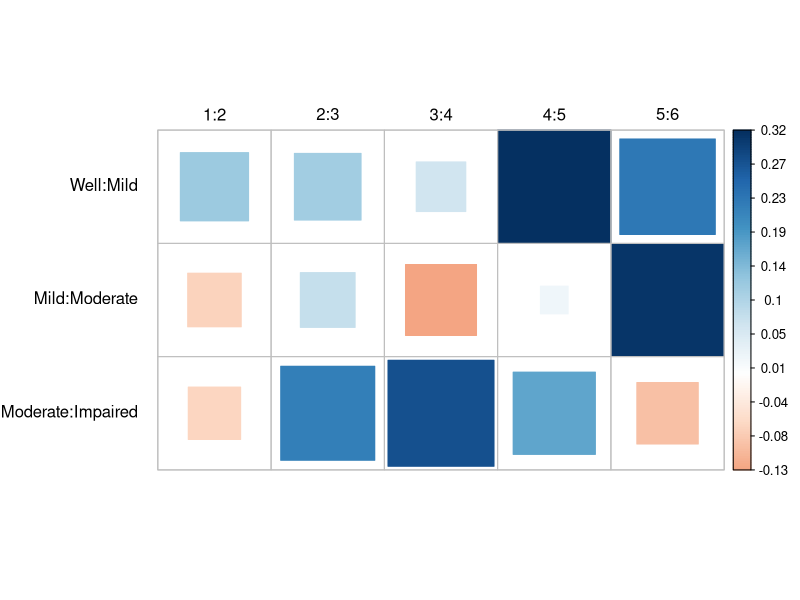

Generate this figure with R: (Note: this script raises an error after producing the figure.)
library(vcd)
library(corrplot)
data("Mental", package = "vcdExtra")
(mental.tab <- xtabs(Freq ~ mental + ses, data=Mental))
(LMT <- loddsratio(mental.tab))

library(corrplot)
corrplot(as.matrix(LMT), method = "square", is.corr = FALSE,
        tl.col = "black", tl.srt = 0, tl.offset = 1)

mean(LMT$coefficients)

# baseline independence model
indep <- glm(Freq ~ mental + ses, data = Mental, family = poisson)
LRstats(indep) # poor fit

long.labels <- list(set_varnames = c(mental="Mental Health Status",
                                     ses="Parent SES"))
mosaic(indep,
       gp=shading_Friendly,
       residuals_type="rstandard",
       labeling_args = long.labels,
       labeling=labeling_residuals, suppress=1,
       main="Mental health data: Independence")

Cscore <- as.numeric(Mental$ses)
Rscore <- as.numeric(Mental$mental)

# adding the row and column scores to the model
linlin <- update(indep, . ~ . + Rscore:Cscore)
roweff <- update(indep, . ~ . + mental:Cscore)
coleff <- update(indep, . ~ . + Rscore:ses)
rowcol <- update(indep, . ~ . + Rscore:ses + mental:Cscore)

LRstats(indep, linlin, roweff, coleff, rowcol)
# note the C and R when solo cannot be nested
anova(indep, linlin, roweff, test = "Chisq")
anova(indep, linlin, coleff, test = "Chisq")

# interpret linlin association parameter
coef(linlin)[["Rscore:Cscore"]]
exp(coef(linlin)[["Rscore:Cscore"]])

# This corresponds to a local odds ratio,
# This single number describes the association succinctly: 
# each step down the socioeconomic scale 
# increases the odds of being classified 
# one step poorer in mental health by 9.5%.

# plot the fitted odds ratios to view the model structure
linlin.fit <- matrix(fitted(linlin), 4, 6, 
                     dimnames=dimnames(mental.tab))
round(as.matrix(loddsratio(linlin.fit)), 3)

roweff.fit <- matrix(fitted(roweff), 4, 6, 
                     dimnames=dimnames(mental.tab))
round(as.matrix(loddsratio(roweff.fit)), 3)

coleff.fit <- matrix(fitted(coleff), 4, 6, 
                     dimnames = dimnames(mental.tab))
round(as.matrix(loddsratio(coleff.fit)), 3)

plot(t(loddsratio(linlin.fit)), confidence = FALSE, 
     legend_pos="bottomright", ylim = c(-.2, .3),
     main = "log odds ratios for ses and mental, L*L model")
plot(t(loddsratio(roweff.fit)), confidence = FALSE, 
     legend_pos="bottomright", ylim = c(-.2, .3),
     main = "log odds ratios for ses and mental, R model")
plot(t(loddsratio(coleff.fit)), confidence = FALSE, 
     legend_pos = "bottomright", ylim = c(-.2, .3),
     main="log odds ratios for ses and mental, C model")
rowcol.fit <- matrix(fitted(rowcol), 4, 6, dimnames = dimnames(mental.tab))
plot(t(loddsratio(rowcol.fit)), confidence = FALSE, 
     legend_pos = "bottomright", ylim = c(-.2, .3),
     main = "log odds ratios for ses and mental, R+C model")

## ----mental-gnm1---------------------------------------------------------
library(gnm)
contrasts(Mental$mental) <- contr.treatment
contrasts(Mental$ses) <- contr.treatment
indep <- gnm(Freq ~ mental + ses, data = Mental, family = poisson)
RC1 <- update(indep, . ~ . + Mult(mental, ses), verbose = FALSE)
RC2 <- update(indep, . ~ . + instances(Mult(mental, ses), 2), 
              verbose = FALSE)

## ----mental-gnm2, R.options=list(digits=6)-------------------------------
LRstats(indep, linlin, roweff, coleff, RC1, RC2)

## ----mental-gnm3---------------------------------------------------------
anova(linlin, RC1, RC2, test = "Chisq")

## ----mental-gnm4---------------------------------------------------------
rowProbs <- with(Mental, tapply(Freq, mental, sum) / sum(Freq))
colProbs <- with(Mental, tapply(Freq, ses, sum) / sum(Freq))
mu <- getContrasts(RC1, pickCoef(RC1, "[.]mental"),
                   ref = rowProbs, scaleWeights = rowProbs)
nu <- getContrasts(RC1, pickCoef(RC1, "[.]ses"),
                   ref = colProbs, scaleWeights = colProbs)

## ----mental-gnm5---------------------------------------------------------
(alpha <- mu$qvframe)
(beta  <- nu$qvframe)

## ----mental-gnm6, R.options=list(digits=3)-------------------------------
scores <- rbind(alpha, beta)
scores <- cbind(scores,
                factor = c(rep("mental", 4), rep("ses", 6)) )
rownames(scores) <- c(levels(Mental$mental), levels(Mental$ses))
scores$lower <- scores[,1] - scores[,2]
scores$upper <- scores[,1] + scores[,2]
scores

## ----mental-RC1-plot, h=6, w=8, echo=2, fig.show='hide'------------------
op <- par(mar=c(5, 4, 1, 1) + .1)
with(scores, {
  dotchart(Estimate, groups = factor, labels = rownames(scores),
           cex = 1.2, pch = 16, xlab = "RC1 Score",
           xlim = c(min(lower), max(upper)))
  arrows(lower, c(8 + (1 : 4), 1 : 6), upper, c(8 + (1 : 4), 1 : 6),
         col = "red", angle = 90, length = .05, code = 3, lwd = 2)
})
par(op)

## ----mental-gnm7---------------------------------------------------------
alpha <- coef(RC2)[pickCoef(RC2, "[.]mental")]
alpha <- matrix(alpha, ncol=2)
rownames(alpha) <- levels(Mental$mental)
colnames(alpha) <- c("Dim1", "Dim2")
alpha

beta <- coef(RC2)[pickCoef(RC2, "[.]ses")]
beta <- matrix(beta, ncol=2)
rownames(beta) <- levels(Mental$ses)
colnames(beta) <- c("Dim1", "Dim2")
beta

## ----mental-logmult1, eval=FALSE-----------------------------------------
## library(logmult)
## rc1 <- rc(mental.tab, verbose = FALSE, weighting = "marginal",
##           se = "jackknife")
## rc2 <- rc(mental.tab, verbose = FALSE, weighting = "marginal", nd = 2,
##           se = "jackknife")

## ----mental-logmult2, eval=FALSE, fig.show='hide'------------------------
## coords  <- plot(rc2, conf.ellipses = 0.68, cex = 1.5,
##                 rev.axes = c(TRUE, FALSE))

## ----mental-logmult3, eval=FALSE-----------------------------------------
## scores <- rbind(coords$row, coords$col)
## lines(scores[1 : 4,], col = "blue", lwd = 2)
## lines(scores[-(1 : 4),], col = "red", lwd = 2)


## ----square, child='ch10/square.Rnw'-------------------------------------

## ----vision-glm1---------------------------------------------------------
data("VisualAcuity", package="vcd")
women <- subset(VisualAcuity, gender=="female", select=-gender)

## ----vision-glm2---------------------------------------------------------
#library(vcdExtra)
indep <- glm(Freq ~ right + left,  data = women, family = poisson)
quasi <- update(indep, . ~ . + Diag(right, left))

symm <- glm(Freq ~ Symm(right, left), data = women, family = poisson)
qsymm <- update(symm, . ~ right + left + .)

## ----vision-glm4---------------------------------------------------------
LRstats(indep, quasi, symm, qsymm)

## ----vision-mosaics, h=6, w=6, out.width='.49\\textwidth', cap='Mosaic displays comparing the models of quasi-independence and quasi-symmetry for visual acuity in women.'----
labs <- c("High", "2", "3", "Low")
largs <- list(set_varnames = c(right = "Right eye grade",
                               left = "Left eye grade"),
              set_labels=list(right = labs, left = labs))
mosaic(quasi, ~ right + left, residuals_type = "rstandard",
       gp = shading_Friendly,
       labeling_args = largs,
       main = "Quasi-Independence (women)")
mosaic(qsymm, ~ right + left, residuals_type = "rstandard",
       gp = shading_Friendly,
       labeling_args = largs,
       main = "Quasi-Symmetry (women)")

## ----vision-glm5---------------------------------------------------------
anova(symm, qsymm, test = "Chisq")

## ----hauser1-------------------------------------------------------------
data("Hauser79", package = "vcdExtra")
structable(~ Father + Son, data = Hauser79)

## ----hauser-lor, R.options=list(digits=3)--------------------------------
hauser.tab <- xtabs(Freq ~ Father + Son, data = Hauser79)
(lor.hauser <- loddsratio(hauser.tab))

## ----hauser-lor-plot, h=6, w=7, out.width='.6\\textwidth', cap='Plot of observed local log odds ratios in the Hauser79 data. The dotted horizontal line at zero shows local independence; the solid black horizontal line shows the mean.'----
plot(lor.hauser, confidence = FALSE, legend_pos = "topleft", 
     xlab = "Father's status comparisons")
m <- mean(lor.hauser$coefficients)        # mean LOR
grid.lines(x = unit(c(0, 1), "npc"),
           y = unit(c(m, m), "native"))

## ----hauser2-------------------------------------------------------------
hauser.indep <- gnm(Freq ~ Father + Son, data = Hauser79, 
                    family = poisson)
hauser.quasi <-  update(hauser.indep, ~ . + Diag(Father, Son))
LRstats(hauser.indep, hauser.quasi)

## ----hauser-mosaic1, h=6, w=6, out.width='.49\\textwidth', cap='Mosaic displays for the Hauser79 data. Left: independence model; right:quasi-independence model.'----
mosaic(hauser.indep, ~ Father + Son, main = "Independence model",
       gp = shading_Friendly)
mosaic(hauser.quasi, ~ Father + Son, main = "Quasi-independence model",
       gp = shading_Friendly)

## ----hauser-qsymm--------------------------------------------------------
hauser.qsymm <-  update(hauser.indep,
                        ~ . + Diag(Father, Son) + Symm(Father, Son))
LRstats(hauser.qsymm)

## ----hauser-mosaic2, h=6, w=6, out.width='.6\\textwidth', cap='Mosaic display  for the model of quasi-symmetry fit to the Hauser79 data.'----
mosaic(hauser.qsymm, ~ Father + Son, main = "Quasi-symmetry model",
       gp = shading_Friendly, residuals_type = "rstandard")

## ----hauser-topo1--------------------------------------------------------
levels <- matrix(c(
  2,  4,  5,  5,  5,
  3,  4,  5,  5,  5,
  5,  5,  5,  5,  5,
  5,  5,  5,  4,  4,
  5,  5,  5,  4,  1
), 
5, 5, byrow = TRUE)

## ----hauser-topo2--------------------------------------------------------
hauser.topo <- update(hauser.indep, 
                      ~ . + Topo(Father, Son, spec = levels))
LRstats(hauser.topo)

## ----hauser-topo3--------------------------------------------------------
as.vector((coef(hauser.topo)[pickCoef(hauser.topo, "Topo")]))

## ----hauser-summary------------------------------------------------------
LRstats(hauser.indep, hauser.quasi, hauser.qsymm, hauser.topo)

## ----hauser2-ord1--------------------------------------------------------
Fscore <- as.numeric(Hauser79$Father)   # numeric scores
Sscore <- as.numeric(Hauser79$Son)      # numeric scores

# uniform association
hauser.UA <- update(hauser.indep, ~ . + Fscore * Sscore)
# row effects model
hauser.roweff <- update(hauser.indep, ~ . + Father * Sscore)
# RC model
hauser.RC <- update(hauser.indep, 
                    ~ . + Mult(Father, Son), verbose = FALSE)

## ----hauser2-ord2--------------------------------------------------------
LRstats(hauser.indep, hauser.UA, hauser.roweff, hauser.RC)

## ----hauser-ord3---------------------------------------------------------
hauser.UAdiag <- update(hauser.UA, ~ . + Diag(Father, Son))
anova(hauser.UA, hauser.UAdiag, test = "Chisq")

## ----hauser2-ord3--------------------------------------------------------
coef(hauser.UAdiag)[["Fscore:Sscore"]]

## ----hauser2-CR1---------------------------------------------------------
hauser.CR <- update(hauser.indep, ~ . + Crossings(Father, Son))
hauser.CRdiag <- update(hauser.CR, ~ . + Diag(Father, Son))
LRstats(hauser.CR, hauser.CRdiag)

## ----hauser2-CR2---------------------------------------------------------
nu <- coef(hauser.CRdiag)[pickCoef(hauser.CRdiag, "Crossings")]
names(nu) <- gsub("Crossings(Father, Son)C", "nu", names(nu), 
                  fixed = TRUE)
nu

## ----hauser-mosaic3, h=6, w=6, out.width='.6\\textwidth', cap='Mosaic display  for the quasi-crossings model fit to the Hauser79 data.'----
mosaic(hauser.CRdiag, ~ Father + Son,
       gp = shading_Friendly, residuals_type = "rstandard",
       main = "Crossings() + Diag()")

## ----hauser-sumry1-------------------------------------------------------
modlist <- glmlist(hauser.indep, hauser.roweff, hauser.UA, 
                   hauser.UAdiag, hauser.quasi, hauser.qsymm, 
                   hauser.topo, hauser.RC, hauser.CR, hauser.CRdiag)
LRstats(modlist, sortby = "BIC")

## ----hauser-sumry-plot, h=6, w=7, out.width='.7\\textwidth', cap='Model comparison plot for the models fit to the Hauser79 data.'----
sumry <- LRstats(modlist)
mods <- substring(rownames(sumry), 8)
with(sumry, {
  plot(Df, BIC, cex = 1.3, pch = 19,
       xlab = "Degrees of freedom", ylab = "BIC (log scale)",
       log = "y", cex.lab = 1.2)
  pos <- ifelse(mods == "UAdiag", 1, 3)
  text(Df, BIC + 55, mods, pos = pos, col = "red", xpd = TRUE, cex = 1.2)
})


## ----ord3way, child='ch10/ord3way.Rnw'-----------------------------------

## ----vision2-kway0, eval=FALSE-------------------------------------------
## Freq ~ 1
## Freq ~ right + left + gender
## Freq ~ (right + left + gender)^2
## Freq ~ (right + left + gender)^3

## ----vision2-kway--------------------------------------------------------
vis.kway <- Kway(Freq ~ right + left + gender, data = VisualAcuity)
LRstats(vis.kway)

## ----vision2-glm1--------------------------------------------------------
vis.indep <- glm(Freq ~ right + left + gender,  data = VisualAcuity,
                 family = poisson)
vis.quasi <- update(vis.indep, . ~ . + Diag(right, left))
vis.qsymm <- update(vis.indep, . ~ . + Diag(right, left) 
                    + Symm(right, left))

LRstats(vis.indep, vis.quasi, vis.qsymm)

## ----vision2-qsymm, h=6, w=6, out.width='.7\\textwidth', cap='Mosaic display for the model of homogeneous quasi-symmetry fit to the VisualAcuity data.', fig.pos='!htb'----
mosaic(vis.qsymm, ~ gender + right + left, condvars = "gender",
       residuals_type = "rstandard", gp = shading_Friendly,
       labeling_args = largs, rep = FALSE,
       main = "Homogeneous quasi-symmetry")

## ----vision2-glm2--------------------------------------------------------
vis.hetdiag <- update(vis.indep, . ~ . + gender * Diag(right, left) +
                        Symm(right, left))
vis.hetqsymm <- update(vis.indep, . ~ . + gender * Diag(right, left) +
                         gender * Symm(right, left))
LRstats(vis.qsymm, vis.hetdiag, vis.hetqsymm)

## ----vision2-hetqsymm, h=6, w=6, out.width='.7\\textwidth', cap='Mosaic display for the model of heterogeneous quasi-symmetry fit to the VisualAcuity data.', fig.pos='!htb'----
mosaic(vis.hetqsymm, ~ gender + right + left, condvars="gender",
       residuals_type = "rstandard", gp = shading_Friendly,
       labeling_args = largs, rep = FALSE,
       main="Heterogeneous quasi-symmetry")


## ----multiv, child='ch10/multiv.Rnw'-------------------------------------



## ----coalminers-ex, child='ch10/coalminers.Rnw'--------------------------

## ----cm1-----------------------------------------------------------------
data("CoalMiners", package = "vcd")
coalminers <- data.frame(t(matrix(aperm(CoalMiners, c(2, 1, 3)),
                                  4, 9)))
colnames(coalminers) <- c("BW", "Bw", "bW", "bw")
coalminers$age <- c(22, 27, 32, 37, 42, 47, 52, 57, 62)
coalminers

## ----blogits2------------------------------------------------------------
logitsCM <- blogits(coalminers[, 1 : 4], add = 0.5)
colnames(logitsCM)[1:2] <- c("logitB", "logitW")
logitsCM

## ----cm-blogits, h=6, w=7, out.width='.8\\textwidth', cap='Empirical logits and log odds ratio for breathlessness and wheeze in the CoalMiners data. The lines show separate linear regressions for each function. The right vertical axis shows equivalent probabilities for the logits.', fig.pos='!htb'----
col <- c("blue", "red", "black")
pch <- c(15, 17, 16)
age <- coalminers$age

op <- par(mar = c(4, 4, 1, 4)+.2)
matplot(age, logitsCM, type = "p",
        col = col, pch = pch, cex = 1.2, cex.lab = 1.25,
        xlab = "Age", ylab = "Log Odds or Odds Ratio")
abline(lm(logitsCM[,1] ~ age), col = col[1], lwd = 2)
abline(lm(logitsCM[,2] ~ age), col = col[2], lwd = 2)
abline(lm(logitsCM[,3] ~ age), col = col[3], lwd = 2)

# right probability axis
probs <- c(.01, .05, .10, .25, .5)
axis(4, at = qlogis(probs), labels = probs)
mtext("Probability", side = 4, cex = 1.2, at = -2, line = 2.5)
# curve labels
text(age[2], logitsCM[2, 1] + .5, "Breathlessness", 
     col = col[1], pos = NULL, cex = 1.2)
text(age[2], logitsCM[2, 2] + .5, "Wheeze", 
     col = col[2], pos = NULL, cex = 1.2)
text(age[2], logitsCM[2, 3] - .5, "log OR\n(B|W)/(B|w)", 
     col = col[3], pos = 1, cex = 1.2)
par(op)

## ----cm-glm1-------------------------------------------------------------
CM <- as.data.frame(CoalMiners)
colnames(CM)[1:2] <- c("B", "W")
head(CM)

## ----cm-glm2-------------------------------------------------------------
cm.glm0 <- glm(Freq ~ B + W + Age, data = CM, family = poisson)
cm.glm1 <- glm(Freq ~ B * W + Age, data = CM, family = poisson)
LRstats(cm.glm0, cm.glm1)

## ----cm-mosaic1, h=6, w=7, out.width='.7\\textwidth', cap='Mosaic display for the baseline model, [BW][Age], fit to the CoalMiners data.', scap='Mosaic display for the baseline model, BW Age, fit to the CoalMiners data.'----
vnames <- list(set_varnames = c(B = "Breathlessness", W = "Wheeze"))
lnames <- list(B=c("B", "b"), W = c("W", "w"))
mosaic(cm.glm1, ~ Age + B + W,
       labeling_args = vnames, set_labels = lnames)

## ----cm-glm3-------------------------------------------------------------
cm.glm2 <- glm(Freq ~ B * W + (B + W) * Age, data = CM, family = poisson)
LRstats(cm.glm1, cm.glm2)

## ----cm-glm4-------------------------------------------------------------
library(car)
Anova(cm.glm2)

## ----cm-glm5-------------------------------------------------------------
CM$age <- rep(seq(22, 62, 5), each = 4)

## ----cm-glm6-------------------------------------------------------------
CM$ageOR <- (CM$B == "B") * (CM$W == "W") * CM$age
cm.glm3 <- update(cm.glm2, . ~ . + ageOR)
LRstats(cm.glm0, cm.glm1, cm.glm2, cm.glm3)

## ----cm.glm7-------------------------------------------------------------
anova(cm.glm2, cm.glm3, test = "Chisq")

## ----cm-vglm0------------------------------------------------------------
coalminers <- transform(coalminers, agec = (age - 42) / 5)
coalminers$Age <- dimnames(CoalMiners)[[3]]
coalminers

## ----cm-vglm1------------------------------------------------------------
library(VGAM)
#                      00  01  10  11
cm.vglm1 <- vglm(cbind(bw, bW, Bw, BW) ~ agec,
                 binom2.or(zero = NULL), data = coalminers)
cm.vglm1

## ------------------------------------------------------------------------
(G2 <- deviance(cm.vglm1))
# test residual deviance
1-pchisq(deviance(cm.vglm1), cm.vglm1@df.residual)

## ----cm-vglm1-coef-------------------------------------------------------
coef(cm.vglm1, matrix = TRUE)
exp(coef(cm.vglm1, matrix = TRUE))

## ----cm-vglm1-plot1------------------------------------------------------
age <- coalminers$age
P <- fitted(cm.vglm1)
colnames(P) <- c("bw", "bW", "Bw", "BW")
head(P)
Y <- depvar(cm.vglm1)

## ----cm-vglm1-plot2, eval=FALSE, fig.show='hide', size='footnotesize'----
## col <- c("red", "blue", "red", "blue")
## pch <- c(1, 2, 16, 17)
## 
## op <- par(mar = c(5, 4, 1, 1) + .1)
## matplot(age, P, type = "l",
##   col = col,
##   lwd = 2, cex = 1.2, cex.lab = 1.2,
##   xlab = "Age", ylab = "Probability",
##   xlim = c(20,65))
## matpoints(age, Y, pch = pch, cex = 1.2, col = col)
## # legend
## text(64, P[9,]+ c(0,.01, -.01, 0), labels = colnames(P), col = col, cex = 1.2)
## text(20, P[1,]+ c(0,.01, -.01, .01), labels = colnames(P), col = col, cex = 1.2)
## par(op)

## ----cm-lP, eval=FALSE---------------------------------------------------
## lP <- qlogis(P)
## lY <- qlogis(Y)

## ----cm-blogitsP, eval=FALSE---------------------------------------------
## # blogits, but for B and W
## logitsP <- blogits(P[, 4 : 1])
## logitsY <- blogits(Y[, 4 : 1])

## ----cm-vglm2------------------------------------------------------------
cm.vglm2 <- vglm(cbind(bw, bW, Bw, BW) ~ poly(agec, 2),
                 binom2.or(zero = NULL), data = coalminers)

## ----cm-vglm2-LR---------------------------------------------------------
(LR <- deviance(cm.vglm1) - deviance(cm.vglm2))
1 - pchisq(LR, cm.vglm1@df.residual - cm.vglm2@df.residual)


## ----tox-ex, child='ch10/toxaemia.Rnw'-----------------------------------

## ----tox1, size='footnotesize'-------------------------------------------
data("Toxaemia", package = "vcdExtra")
str(Toxaemia)
tox.tab <- xtabs(Freq ~ class + smoke + hyper + urea, Toxaemia)
ftable(tox.tab, row.vars = 1)

## ----tox-mosaic1, h=6, w=6, out.width='.5\\textwidth', cap='Mosaic displays for Toxaemia data: Predictor and response associations.'----
mosaic(~ smoke + class, data = tox.tab, shade = TRUE,
       main = "Predictors", legend = FALSE)
mosaic(~ hyper + urea, data = tox.tab, shade = TRUE,
       main = "Responses", legend = FALSE)

## ----tox-mosaic2, h=4, w=12, out.width='1.1\\textwidth', cap='Toxaemia data: Response association conditioned on smoking level.'----
cotabplot(~ hyper + urea | smoke, tox.tab, shade = TRUE,
          legend = FALSE, layout = c(1, 3))

## ----tox-mosaic3, h=4, w=20, out.width='1.1\\textwidth', cap='Toxaemia data: Response association conditioned on social class.'----
cotabplot(~ hyper + urea | class, tox.tab, shade = TRUE,
          legend = FALSE, layout = c(1, 5))

## ----tox-fourfold, eval=FALSE--------------------------------------------
## fourfold(aperm(tox.tab), fontsize = 16)

## ----tox-margins---------------------------------------------------------
margin.table(tox.tab, 2 : 1)

## ----tox-LOR0------------------------------------------------------------
(LOR <- loddsratio(urea ~ hyper | smoke + class, data = tox.tab))

## ----tox-LOR, h=6, w=9, out.width='.75\\textwidth', cap='Log odds ratios for protein urea given hypertension, by social class and level of maternal smoking.'----
plot(t(LOR), confidence = FALSE, legend_pos = "bottomright", 
     xlab = "Social class of mother")

## ----tox-logits----------------------------------------------------------
tox.hyper <- glm(hyper == "High" ~ class * smoke, weights = Freq,
                 data = Toxaemia, family = binomial)
tox.urea <- glm(urea == "High" ~ class * smoke, weights = Freq,
                data = Toxaemia, family = binomial)

## ----tox-effplots, h=6, w=6, out.width='.5\\textwidth', cap='Effect plots for hypertension and urea, by social class of mother and smoking.'----
library(effects)

plot(allEffects(tox.hyper),
     ylab = "Probability (hypertension)",
     xlab = "Social class of mother",
     main = "Hypertension: class*smoke effect plot",
     colors = c("blue", "black", "red"),
     lwd=3,  multiline = TRUE,
     key.args = list(x = 0.05, y = 0.2, cex = 1.2, columns = 1)
)

plot(allEffects(tox.urea),
     ylab = "Probability (Urea)",
     xlab = "Social class of mother",
     main = "Urea: class*smoke effect plot",
     colors = c("blue", "black", "red"),
     lwd=3,  multiline = TRUE,
     key.args = list(x = 0.65, y = 0.2, cex = 1.2, columns = 1)
)

## ----tox-prep------------------------------------------------------------
tox.tab <- xtabs(Freq~class + smoke + hyper + urea, Toxaemia)
toxaemia <- t(matrix(aperm(tox.tab), 4, 15))
colnames(toxaemia) <- c("hu", "hU", "Hu", "HU")
rowlabs <- expand.grid(smoke = c("0", "1-19", "20+"), 
                       class = factor(1:5))
toxaemia <- cbind(toxaemia, rowlabs)
head(toxaemia)

## ----tox-vglm1-----------------------------------------------------------
tox.vglm1 <- vglm(cbind(hu, hU, Hu, Hu) ~ class + smoke,
                  binom2.or(zero = 3), data = toxaemia)
coef(tox.vglm1, matrix=TRUE)

## ----tox-glms1-----------------------------------------------------------
# null model
tox.glm0 <- glm(Freq ~ class*smoke + hyper + urea,
                data = Toxaemia, family = poisson)
# baseline model: no association between predictors and responses
tox.glm1 <- glm(Freq ~ class*smoke + hyper*urea,
                data = Toxaemia, family = poisson)

## ----tox-glms2, size='footnotesize'--------------------------------------
tox.glm2 <- update(tox.glm1, . ~ . + smoke*hyper + class*urea)

tox.glm3 <- glm(Freq ~ (class + smoke + hyper + urea)^2,
                data=Toxaemia, family=poisson)

tox.glm4 <- glm(Freq ~ class*smoke*hyper + hyper*urea + class*urea,
                data=Toxaemia, family=poisson)

tox.glm5 <- update(tox.glm4, . ~ . + smoke*urea)

tox.glm6 <- update(tox.glm4, . ~ . + class*smoke*urea)

tox.glm7 <- update(tox.glm6, . ~ . + smoke*hyper*urea)

tox.glm8 <- glm(Freq ~ (class + smoke + hyper + urea)^3,
                data = Toxaemia, family = poisson)

tox.glm9 <- glm(Freq ~ (class + smoke + hyper + urea)^4,
                data = Toxaemia, family = poisson)

## ----tox-glms3, size='footnotesize'--------------------------------------
library(lmtest)
lmtest::lrtest(tox.glm1, tox.glm2, tox.glm3, tox.glm4, tox.glm5)

## ----tox-logits1---------------------------------------------------------
# reshape to 15 x 4 table of frequencies
tox.tab <- xtabs(Freq ~ class + smoke + hyper + urea, Toxaemia)
toxaemia <- t(matrix(aperm(tox.tab), 4, 15))
colnames(toxaemia) <- c("hu", "hU", "Hu", "HU")
rowlabs <- expand.grid(smoke = c("0", "1-19", "20+"), 
                       class = factor(1:5))
toxaemia <- cbind(toxaemia, rowlabs)

## ----tox-logits2---------------------------------------------------------
# observed logits and log odds ratios
logitsTox <- blogits(toxaemia[,4:1], add=0.5)
colnames(logitsTox)[1:2] <- c("logitH", "logitU")
logitsTox <- cbind(logitsTox, rowlabs)
head(logitsTox)

## ----tox-logits3---------------------------------------------------------
# fitted frequencies, as a 15 x 4 table
Fit <- t(matrix(predict(tox.glm2, type = "response"), 4, 15))
colnames(Fit) <- c("HU", "Hu", "hU", "hu")
Fit <- cbind(Fit, rowlabs)
logitsFit <- blogits(Fit[, 1 : 4], add=0.5)
colnames(logitsFit)[1 : 2] <- c("logitH", "logitU")
logitsFit <- cbind(logitsFit, rowlabs)

## ----tox-logits4---------------------------------------------------------
matrix(logitsFit$logOR, 3, 5,
       dimnames = list(smoke = c("0", "1-19", "20+"), class = 1 : 5))

## ----tox-glmplot1, eval=FALSE--------------------------------------------
## ggplot(logitsFit, aes(x = as.numeric(class), y = logitH,
##                       color = smoke)) +
##   theme_bw() +
##   geom_line(size = 1.2) +
##   scale_color_manual(values = c("blue", "black", "red")) +
##   ylab("log odds (Hypertension)") +
##   xlab("Social class of mother") +
##   ggtitle("Hypertension") +
##   theme(axis.title = element_text(size = 16)) +
##   geom_point(data = logitsTox,
##              aes(x = as.numeric(class), y = logitH, color = smoke),
##              size = 3) +
##   theme(legend.position = c(0.85, .6))
